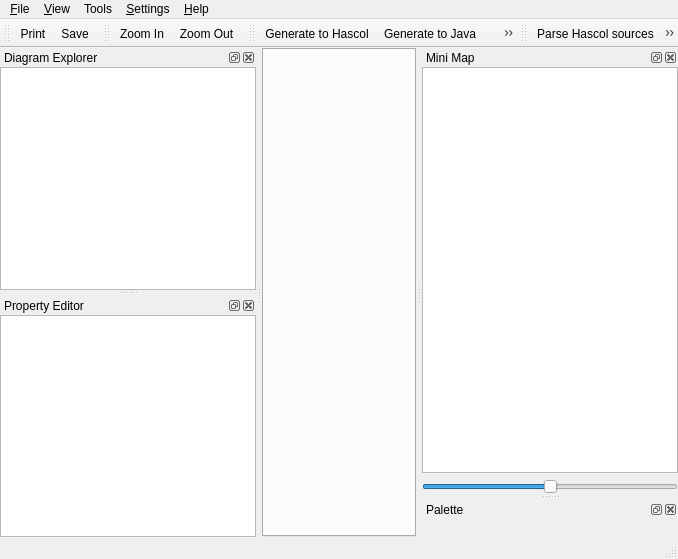
<?xml version="1.0" encoding="UTF-8"?>
<ui version="4.0">
 <class>MainWindowUi</class>
 <widget class="QMainWindow" name="MainWindowUi">
  <property name="geometry">
   <rect>
    <x>0</x>
    <y>0</y>
    <width>678</width>
    <height>559</height>
   </rect>
  </property>
  <property name="windowTitle">
   <string>QReal</string>
  </property>
  <property name="windowIcon">
   <iconset>
    <normaloff>:/icons/qreal.png</normaloff>:/icons/qreal.png</iconset>
  </property>
  <widget class="QWidget" name="centralwidget">
   <layout class="QGridLayout">
    <property name="margin">
     <number>0</number>
    </property>
    <property name="spacing">
     <number>0</number>
    </property>
    <item row="0" column="0">
     <widget class="QTabWidget" name="tabs"/>
    </item>
   </layout>
  </widget>
  <widget class="QMenuBar" name="menubar">
   <property name="geometry">
    <rect>
     <x>0</x>
     <y>0</y>
     <width>678</width>
     <height>21</height>
    </rect>
   </property>
   <widget class="QMenu" name="menu_File">
    <property name="title">
     <string>&amp;File</string>
    </property>
    <addaction name="actionOpen"/>
    <addaction name="actionSave"/>
    <addaction name="actionSave_as"/>
    <addaction name="actionPrint"/>
    <addaction name="actionMakeSvg"/>
    <addaction name="separator"/>
    <addaction name="actionQuit"/>
   </widget>
   <widget class="QMenu" name="menu_View">
    <property name="title">
     <string>&amp;View</string>
    </property>
    <addaction name="actionZoom_In"/>
    <addaction name="actionZoom_Out"/>
    <addaction name="separator"/>
    <addaction name="actionAntialiasing"/>
    <addaction name="actionOpenGL_Renderer"/>
    <addaction name="actionShowSplash"/>
   </widget>
   <widget class="QMenu" name="menuHelp">
    <property name="title">
     <string>&amp;Help</string>
    </property>
    <addaction name="actionHelp"/>
    <addaction name="separator"/>
    <addaction name="actionAbout"/>
    <addaction name="actionAboutQt"/>
   </widget>
   <widget class="QMenu" name="menuSettings">
    <property name="title">
     <string>&amp;Settings</string>
    </property>
    <addaction name="actionPlugins"/>
    <addaction name="actionShow_grid"/>
   </widget>
   <widget class="QMenu" name="menuTools">
    <property name="title">
     <string>Tools</string>
    </property>
    <addaction name="actionClear"/>
    <addaction name="actionExport_to_XMI"/>
    <addaction name="actionGenerate_to_Java"/>
    <addaction name="actionGenerate_editor"/>
    <addaction name="actionGenerate_to_Hascol"/>
    <addaction name="actionShape_Edit"/>
    <addaction name="actionGenerate_Editor"/>
   </widget>
   <addaction name="menu_File"/>
   <addaction name="menu_View"/>
   <addaction name="menuTools"/>
   <addaction name="menuSettings"/>
   <addaction name="menuHelp"/>
  </widget>
  <widget class="QStatusBar" name="statusbar"/>
  <widget class="QDockWidget" name="diagramDock">
   <property name="allowedAreas">
    <set>Qt::AllDockWidgetAreas</set>
   </property>
   <property name="windowTitle">
    <string>Diagram Explorer</string>
   </property>
   <attribute name="dockWidgetArea">
    <number>1</number>
   </attribute>
   <widget class="QWidget" name="dockWidgetContents_2">
    <layout class="QHBoxLayout">
     <property name="spacing">
      <number>6</number>
     </property>
     <property name="margin">
      <number>0</number>
     </property>
     <item>
      <widget class="QTreeView" name="diagramExplorer">
       <property name="contextMenuPolicy">
        <enum>Qt::ActionsContextMenu</enum>
       </property>
       <property name="acceptDrops">
        <bool>true</bool>
       </property>
       <property name="dragDropMode">
        <enum>QAbstractItemView::DragDrop</enum>
       </property>
      </widget>
     </item>
    </layout>
   </widget>
  </widget>
  <widget class="QToolBar" name="fileToolbar">
   <property name="windowTitle">
    <string>File Toolbar</string>
   </property>
   <property name="orientation">
    <enum>Qt::Horizontal</enum>
   </property>
   <attribute name="toolBarArea">
    <enum>TopToolBarArea</enum>
   </attribute>
   <attribute name="toolBarBreak">
    <bool>false</bool>
   </attribute>
   <addaction name="actionPrint"/>
   <addaction name="actionSave"/>
  </widget>
  <widget class="QDockWidget" name="minimapDock">
   <property name="windowTitle">
    <string>Mini Map</string>
   </property>
   <attribute name="dockWidgetArea">
    <number>2</number>
   </attribute>
   <widget class="QWidget" name="dockWidgetContents_4">
    <layout class="QVBoxLayout">
     <property name="spacing">
      <number>6</number>
     </property>
     <property name="margin">
      <number>0</number>
     </property>
     <item>
      <widget class="QGraphicsView" name="minimapView">
       <property name="dragMode">
        <enum>QGraphicsView::ScrollHandDrag</enum>
       </property>
      </widget>
     </item>
     <item>
      <widget class="QSlider" name="minimapZoomSlider">
       <property name="maximum">
        <number>50</number>
       </property>
       <property name="value">
        <number>25</number>
       </property>
       <property name="orientation">
        <enum>Qt::Horizontal</enum>
       </property>
      </widget>
     </item>
    </layout>
   </widget>
  </widget>
  <widget class="QDockWidget" name="paletteDock">
   <property name="windowTitle">
    <string>Palette</string>
   </property>
   <attribute name="dockWidgetArea">
    <number>2</number>
   </attribute>
   <widget class="QWidget" name="dockWidgetContents_5">
    <layout class="QHBoxLayout">
     <property name="spacing">
      <number>6</number>
     </property>
     <property name="margin">
      <number>0</number>
     </property>
     <item>
      <widget class="qReal::gui::PaletteToolbox" name="paletteToolbox"/>
     </item>
    </layout>
   </widget>
  </widget>
  <widget class="QToolBar" name="viewToolbar">
   <property name="windowTitle">
    <string>View Toolbar</string>
   </property>
   <attribute name="toolBarArea">
    <enum>TopToolBarArea</enum>
   </attribute>
   <attribute name="toolBarBreak">
    <bool>false</bool>
   </attribute>
   <addaction name="actionZoom_In"/>
   <addaction name="actionZoom_Out"/>
  </widget>
  <widget class="QDockWidget" name="propertyDock">
   <property name="windowTitle">
    <string>Property Editor</string>
   </property>
   <attribute name="dockWidgetArea">
    <number>1</number>
   </attribute>
   <widget class="QWidget" name="dockWidgetContents">
    <layout class="QVBoxLayout">
     <property name="spacing">
      <number>6</number>
     </property>
     <property name="margin">
      <number>0</number>
     </property>
     <item>
      <widget class="QTableView" name="propertyEditor">
       <property name="alternatingRowColors">
        <bool>true</bool>
       </property>
       <property name="showGrid">
        <bool>false</bool>
       </property>
      </widget>
     </item>
    </layout>
   </widget>
  </widget>
  <widget class="QToolBar" name="generatorsToolbar">
   <property name="windowTitle">
    <string>toolBar</string>
   </property>
   <attribute name="toolBarArea">
    <enum>TopToolBarArea</enum>
   </attribute>
   <attribute name="toolBarBreak">
    <bool>false</bool>
   </attribute>
   <addaction name="actionGenerate_to_Hascol"/>
   <addaction name="actionGenerate_to_Java"/>
   <addaction name="actionExport_to_XMI"/>
  </widget>
  <widget class="QToolBar" name="parsersToolbar">
   <property name="windowTitle">
    <string>toolBar</string>
   </property>
   <attribute name="toolBarArea">
    <enum>TopToolBarArea</enum>
   </attribute>
   <attribute name="toolBarBreak">
    <bool>false</bool>
   </attribute>
   <addaction name="actionParse_Hascol_sources"/>
   <addaction name="actionParse_Java_Libraries"/>
  </widget>
  <action name="actionQuit">
   <property name="text">
    <string>&amp;Quit</string>
   </property>
  </action>
  <action name="actionConnect">
   <property name="icon">
    <iconset>
     <normaloff>:/icons/database_connected.png</normaloff>:/icons/database_connected.png</iconset>
   </property>
   <property name="text">
    <string>&amp;Connect</string>
   </property>
  </action>
  <action name="actionZoom_In">
   <property name="icon">
    <iconset>
     <normaloff>:/icons/zoomin.png</normaloff>:/icons/zoomin.png</iconset>
   </property>
   <property name="text">
    <string>Zoom In</string>
   </property>
  </action>
  <action name="actionZoom_Out">
   <property name="icon">
    <iconset>
     <normaloff>:/icons/zoomout.png</normaloff>:/icons/zoomout.png</iconset>
   </property>
   <property name="text">
    <string>Zoom Out</string>
   </property>
  </action>
  <action name="actionAntialiasing">
   <property name="checkable">
    <bool>true</bool>
   </property>
   <property name="checked">
    <bool>true</bool>
   </property>
   <property name="text">
    <string>Antialiasing</string>
   </property>
  </action>
  <action name="actionOpenGL_Renderer">
   <property name="checkable">
    <bool>true</bool>
   </property>
   <property name="text">
    <string>OpenGL Renderer</string>
   </property>
  </action>
  <action name="actionPrint">
   <property name="icon">
    <iconset>
     <normaloff>:/icons/print.png</normaloff>:/icons/print.png</iconset>
   </property>
   <property name="text">
    <string>Print</string>
   </property>
  </action>
  <action name="actionMakeSvg">
   <property name="text">
    <string>Export to SVG</string>
   </property>
  </action>
  <action name="actionDisconnect">
   <property name="icon">
    <iconset>
     <normaloff>:/icons/database_disconnect.png</normaloff>:/icons/database_disconnect.png</iconset>
   </property>
   <property name="text">
    <string>&amp;Disconnect</string>
   </property>
  </action>
  <action name="actionBeginTransaction">
   <property name="enabled">
    <bool>false</bool>
   </property>
   <property name="icon">
    <iconset>
     <normaloff>:/icons/database_connect.png</normaloff>:/icons/database_connect.png</iconset>
   </property>
   <property name="text">
    <string>Begin Transaction</string>
   </property>
  </action>
  <action name="actionCommitTransaction">
   <property name="enabled">
    <bool>false</bool>
   </property>
   <property name="icon">
    <iconset>
     <normaloff>:/icons/database_commit.png</normaloff>:/icons/database_commit.png</iconset>
   </property>
   <property name="text">
    <string>Commit Transaction</string>
   </property>
  </action>
  <action name="actionRollbackTransaction">
   <property name="enabled">
    <bool>false</bool>
   </property>
   <property name="icon">
    <iconset>
     <normaloff>:/icons/database_revert.png</normaloff>:/icons/database_revert.png</iconset>
   </property>
   <property name="text">
    <string>Rollback Transaction</string>
   </property>
  </action>
  <action name="actionDeleteFromDiagram">
   <property name="text">
    <string>Delete</string>
   </property>
  </action>
  <action name="openNewTab">
   <property name="text">
    <string>Open in new tab</string>
   </property>
  </action>
  <action name="actionHelp">
   <property name="text">
    <string>Small Help</string>
   </property>
  </action>
  <action name="actionAbout">
   <property name="text">
    <string>About...</string>
   </property>
  </action>
  <action name="actionAboutQt">
   <property name="text">
    <string>About Qt...</string>
   </property>
  </action>
  <action name="actionPlugins">
   <property name="checkable">
    <bool>true</bool>
   </property>
   <property name="text">
    <string>Plugins...</string>
   </property>
  </action>
  <action name="actionShowSplash">
   <property name="checkable">
    <bool>true</bool>
   </property>
   <property name="checked">
    <bool>true</bool>
   </property>
   <property name="text">
    <string>Show splashscreen</string>
   </property>
  </action>
  <action name="actionClear">
   <property name="icon">
    <iconset>
     <normaloff>:/icons/clear.png</normaloff>:/icons/clear.png</iconset>
   </property>
   <property name="text">
    <string>Exterminatus</string>
   </property>
  </action>
  <action name="actionExport_to_XMI">
   <property name="text">
    <string>Export to XMI</string>
   </property>
  </action>
  <action name="actionGenerate_to_Java">
   <property name="text">
    <string>Generate to Java</string>
   </property>
  </action>
  <action name="actionSave">
   <property name="text">
    <string>Save</string>
   </property>
  </action>
  <action name="actionGenerate_editor">
   <property name="text">
    <string>Generate editor</string>
   </property>
  </action>
  <action name="actionGenerate_to_Hascol">
   <property name="text">
    <string>Generate to Hascol</string>
   </property>
  </action>
  <action name="actionSave_as">
   <property name="text">
    <string>Save as...</string>
   </property>
  </action>
  <action name="actionOpen">
   <property name="text">
    <string>Open...</string>
   </property>
  </action>
  <action name="actionParse_Hascol_sources">
   <property name="text">
    <string>Parse Hascol sources</string>
   </property>
   <property name="toolTip">
    <string>Build diagrams from existing Hascol sources</string>
   </property>
  </action>
  <action name="actionParse_Java_Libraries">
   <property name="text">
    <string>Parse Java Libraries</string>
   </property>
   <property name="toolTip">
    <string>Parse Java Libraries</string>
   </property>
  </action>
  <action name="actionShow_grid">
   <property name="checkable">
    <bool>true</bool>
   </property>
   <property name="text">
    <string>Don't show grid</string>
   </property>
  </action>
  <action name="actionShape_Edit">
   <property name="text">
    <string>Shape Edit</string>
   </property>
  </action>
  <action name="actionGenerate_Editor">
   <property name="text">
    <string>Generate Editor</string>
   </property>
  </action>
 </widget>
 <layoutdefault spacing="0" margin="0"/>
 <customwidgets>
  <customwidget>
   <class>qReal::gui::PaletteToolbox</class>
   <extends>QToolBox</extends>
   <header>paletteToolbox.h</header>
   <container>1</container>
  </customwidget>
 </customwidgets>
 <resources/>
 <connections/>
</ui>
